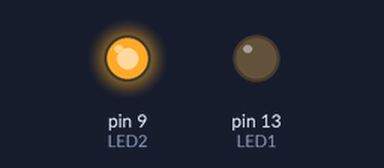
A sketch run on a simulated Arduino Uno, built with avr-gcc and run on an emulated ATmega328P. On the bench: output pins drawn as LEDs (lit = HIGH).

Above: at 0.75 s.
At 2.05 s:
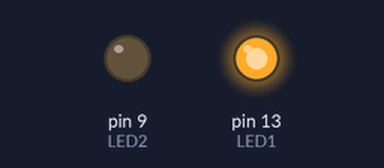
At 3.45 s:
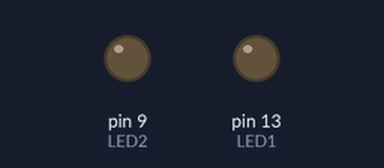
Timing chart, 0 to 4.1 s (numbered marks = the images above):
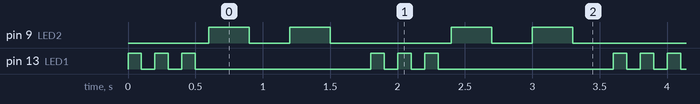

The sketch:

BlinkLED3.ino
```cpp
const int LED1 = 13;
const int LED2 = 9;

void blinkLed(int delayTime, int led)
{
        digitalWrite(led, HIGH);
        delay(delayTime);
        digitalWrite(led,LOW);
        delay(delayTime);
}

void setup()
{
	pinMode(LED1, OUTPUT);
	pinMode(LED2, OUTPUT);
}

void loop()
{
	blinkLed(100, LED1);
	blinkLed(100, LED1);
	blinkLed(100, LED1);
	blinkLed(300, LED2);
	blinkLed(300, LED2);
}
```

Measured:
- by itself, pin 9 (LED2): repeats every 1.8 s: LOW 0.30 s, HIGH 0.30 s, LOW 0.90 s, HIGH 0.30 s
- by itself, pin 13 (LED1): repeats every 1.8 s: 2 × (LOW 0.10 s, HIGH 0.10 s), LOW 1.3 s, HIGH 0.10 s
- by itself, everything shown: repeats every 1.8 s, in 10 steps
